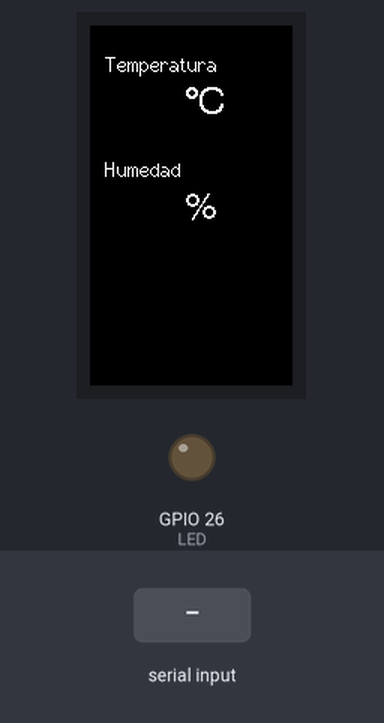
Recording of a program running on a simulated ESP32. Parts: 135×240 colour display, output pins drawn as LEDs (lit = HIGH). Inputs (shaded band) come from the test bench. Nothing arrives over Bluetooth unless stated; what the program prints to the serial monitor is not drawn.

Above: at 1.4 s.
1.5 s: "1\n" received over the second serial link
At 1.9 s:
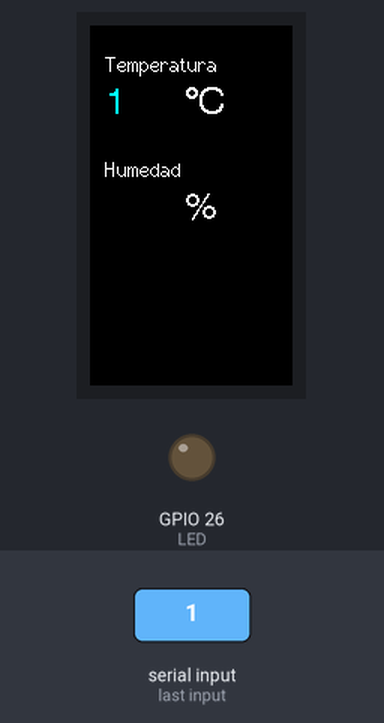
3.0 s: "0\n" received over the second serial link
At 4.2 s:
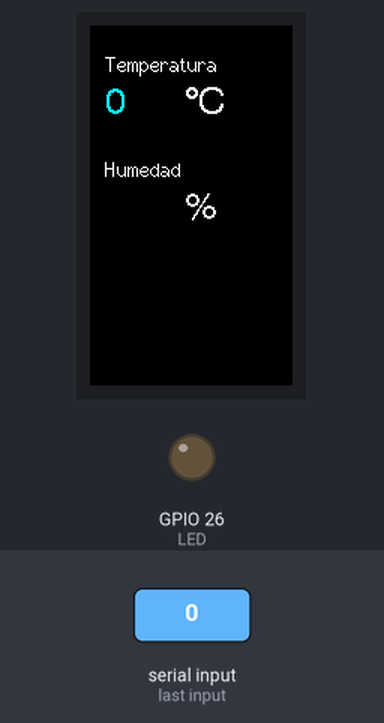
4.5 s: "2\n" received over the second serial link
At 5.4 s:
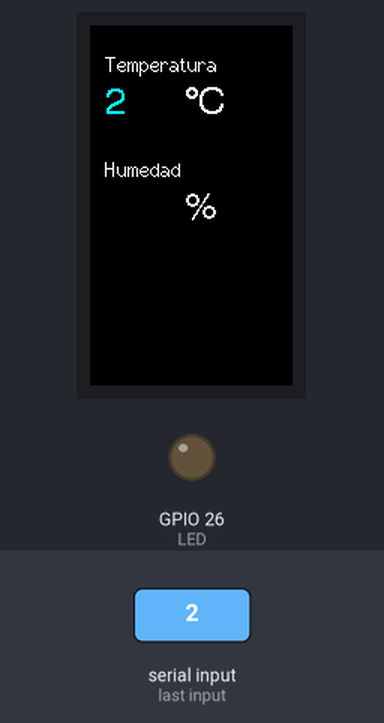
Timing chart, 0 to 7.5 s (numbered marks = the images above; inputs shaded):
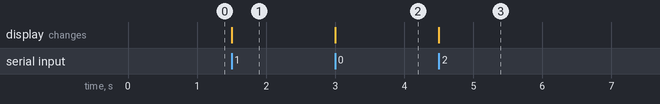

The program:

main.cpp
```cpp
#include <Arduino.h>
#include "BluetoothSerial.h" // We will include the Serial Bluetooth header
#include <TFT_eSPI.h>

#if !defined(CONFIG_BT_ENABLED) || !defined(CONFIG_BLUEDROID_ENABLED)
#error Bluetooth is not enabled! Please run make menuconfig to and enable it
#endif
#define LED 26
BluetoothSerial BT; // Bluetooth Object
TFT_eSPI tft = TFT_eSPI();
String GetLine(void);


bool toggle = true;
String RxBuffer = "";
char RxByte;

void setup() {
  Serial.begin(115200); // Initializing serial connection for debugging
  BT.begin("ESP32_LED_Control"); // Name of your Bluetooth Device and in slave mode
  Serial.println("Bluetooth Device is Ready to Pair");
  pinMode (LED, OUTPUT); // Change the LED pin to OUTPUT

  tft.init();
  tft.fillScreen(TFT_BLACK);
  tft.fillScreen(TFT_BLACK);
  tft.setTextColor(TFT_WHITE);
  tft.drawString("Temperatura", 10, 18, 2);
  tft.drawString("Humedad", 10, 88, 2);
  tft.drawString("`C", 63, 40, 4);
  tft.drawString("%", 63, 110, 4);
}
void loop() {
   if (BT.available()){
    String S=GetLine();

    const int length = S.length();
    char* char_array = new char [length + 1];
    strcpy(char_array, S.c_str());
    String t = String(char_array[0])+String(char_array[1])+String(char_array[2])+String(char_array[3]);
    String h = String(char_array[4])+String(char_array[5])+String(char_array[6])+String(char_array[7]);


    Serial.print("Received: ");
    Serial.println(t);
    Serial.println(h);
    Serial.println(S);


    tft.setTextColor(TFT_CYAN, TFT_BLACK);
    tft.drawString(t, 10, 40, 4);
    tft.drawString(h, 10, 110, 4);
    BT.flush();

    delete[] char_array;
}
}

String GetLine(void)
  {
      String S = "";
      if (BT.available()){
        char c = BT.read();
        while (c != '\n'){
          S = S + c;
          delay(1);
          c = BT.read();
        }
      }
    return(S + '\n');
  }
```

Measured:
- after the input at 1.5 s, the display: changes at once (image 1)
- after the input at 3.0 s, the display: changes at once (image 2)
- after the input at 4.5 s, the display: changes at once (image 3)
